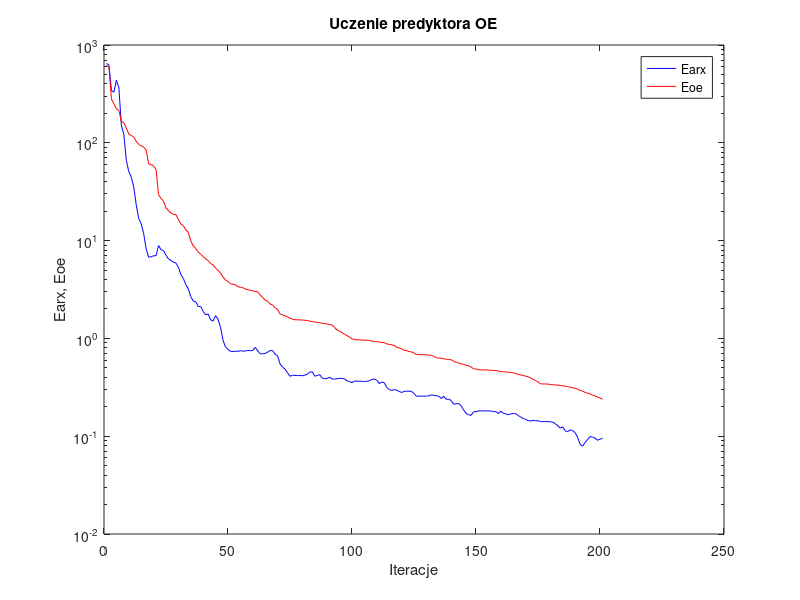
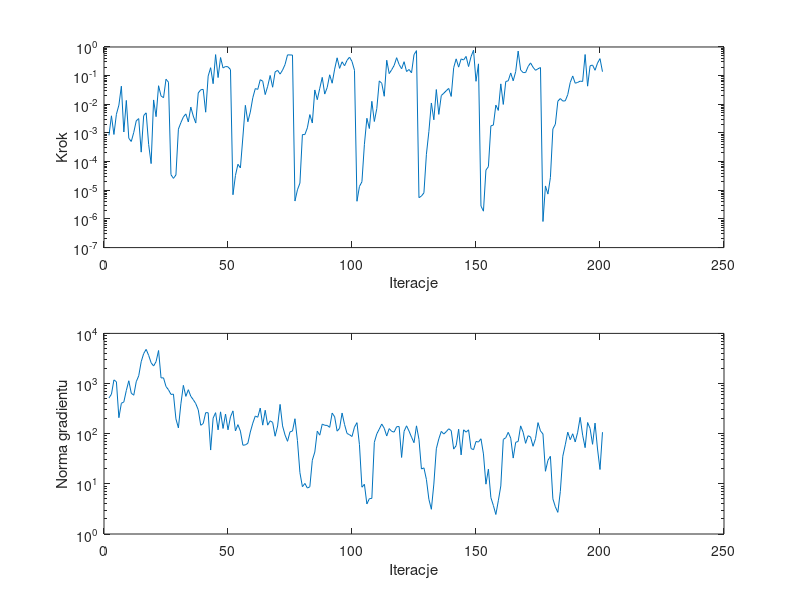

Recreate these plots in MATLAB, in order.
%uczenie predyktora oe
clear all;
n=0; farx(n+1)=6.473670e+002; foe(n+1)=6.172920e+002; wspucz(n+1)=0.000000e+000; ng(n+1)=0.000000e+000;
%odnowa zmiennej metryki
n=1; farx(n+1)=6.249839e+002; foe(n+1)=5.904052e+002; krok(n+1)=8.259539e-004; ng(n+1)=5.156282e+002;
n=2; farx(n+1)=3.412539e+002; foe(n+1)=2.790124e+002; krok(n+1)=3.965892e-003; ng(n+1)=6.129321e+002;
n=3; farx(n+1)=3.294726e+002; foe(n+1)=2.502995e+002; krok(n+1)=8.861138e-004; ng(n+1)=1.183013e+003;
n=4; farx(n+1)=4.371329e+002; foe(n+1)=2.236096e+002; krok(n+1)=4.494346e-003; ng(n+1)=1.084479e+003;
n=5; farx(n+1)=3.657115e+002; foe(n+1)=2.143537e+002; krok(n+1)=9.348086e-003; ng(n+1)=2.085326e+002;
n=6; farx(n+1)=1.511927e+002; foe(n+1)=1.651530e+002; krok(n+1)=4.284718e-002; ng(n+1)=4.041532e+002;
n=7; farx(n+1)=1.216703e+002; foe(n+1)=1.612507e+002; krok(n+1)=1.081070e-003; ng(n+1)=4.302362e+002;
n=8; farx(n+1)=6.612635e+001; foe(n+1)=1.415618e+002; krok(n+1)=1.366429e-002; ng(n+1)=7.277152e+002;
n=9; farx(n+1)=5.067688e+001; foe(n+1)=1.228503e+002; krok(n+1)=6.502194e-004; ng(n+1)=1.135961e+003;
n=10; farx(n+1)=4.450501e+001; foe(n+1)=1.187123e+002; krok(n+1)=5.047513e-004; ng(n+1)=6.412309e+002;
n=11; farx(n+1)=3.525002e+001; foe(n+1)=1.145975e+002; krok(n+1)=1.047905e-003; ng(n+1)=5.848638e+002;
n=12; farx(n+1)=2.320938e+001; foe(n+1)=1.034507e+002; krok(n+1)=2.647020e-003; ng(n+1)=1.086653e+003;
n=13; farx(n+1)=1.687884e+001; foe(n+1)=9.620339e+001; krok(n+1)=3.174920e-003; ng(n+1)=1.427914e+003;
n=14; farx(n+1)=1.485588e+001; foe(n+1)=9.326966e+001; krok(n+1)=2.141564e-004; ng(n+1)=2.730157e+003;
n=15; farx(n+1)=1.180882e+001; foe(n+1)=9.012001e+001; krok(n+1)=4.038012e-003; ng(n+1)=3.964615e+003;
n=16; farx(n+1)=8.211419e+000; foe(n+1)=8.421739e+001; krok(n+1)=5.038654e-003; ng(n+1)=4.802234e+003;
n=17; farx(n+1)=6.750099e+000; foe(n+1)=6.079396e+001; krok(n+1)=3.984182e-004; ng(n+1)=3.652130e+003;
n=18; farx(n+1)=6.843310e+000; foe(n+1)=6.009280e+001; krok(n+1)=8.528034e-005; ng(n+1)=2.598872e+003;
n=19; farx(n+1)=6.996396e+000; foe(n+1)=5.803115e+001; krok(n+1)=1.420161e-002; ng(n+1)=2.235085e+003;
n=20; farx(n+1)=7.018105e+000; foe(n+1)=5.311081e+001; krok(n+1)=3.698907e-003; ng(n+1)=2.740968e+003;
n=21; farx(n+1)=8.906501e+000; foe(n+1)=2.963213e+001; krok(n+1)=4.446078e-002; ng(n+1)=4.558432e+003;
n=22; farx(n+1)=8.074454e+000; foe(n+1)=2.682858e+001; krok(n+1)=1.955649e-002; ng(n+1)=1.296094e+003;
n=23; farx(n+1)=7.899595e+000; foe(n+1)=2.536983e+001; krok(n+1)=1.697325e-002; ng(n+1)=1.298613e+003;
n=24; farx(n+1)=7.069689e+000; foe(n+1)=2.159842e+001; krok(n+1)=7.508776e-002; ng(n+1)=8.720397e+002;
n=25; farx(n+1)=6.507587e+000; foe(n+1)=2.029391e+001; krok(n+1)=5.883374e-002; ng(n+1)=7.525619e+002;
%odnowa zmiennej metryki
n=26; farx(n+1)=6.237324e+000; foe(n+1)=1.918071e+001; krok(n+1)=3.502676e-005; ng(n+1)=6.068773e+002;
n=27; farx(n+1)=6.029151e+000; foe(n+1)=1.855219e+001; krok(n+1)=2.605170e-005; ng(n+1)=6.151223e+002;
n=28; farx(n+1)=5.894700e+000; foe(n+1)=1.841943e+001; krok(n+1)=3.415827e-005; ng(n+1)=1.974381e+002;
n=29; farx(n+1)=5.339612e+000; foe(n+1)=1.655775e+001; krok(n+1)=1.358387e-003; ng(n+1)=1.303780e+002;
n=30; farx(n+1)=4.506378e+000; foe(n+1)=1.476376e+001; krok(n+1)=2.293321e-003; ng(n+1)=3.942240e+002;
n=31; farx(n+1)=4.085131e+000; foe(n+1)=1.418299e+001; krok(n+1)=3.595805e-003; ng(n+1)=9.207722e+002;
n=32; farx(n+1)=3.557795e+000; foe(n+1)=1.290827e+001; krok(n+1)=4.620452e-003; ng(n+1)=5.549657e+002;
n=33; farx(n+1)=3.201054e+000; foe(n+1)=1.212286e+001; krok(n+1)=2.420827e-003; ng(n+1)=7.535697e+002;
n=34; farx(n+1)=2.673277e+000; foe(n+1)=9.912065e+000; krok(n+1)=8.009570e-003; ng(n+1)=5.559047e+002;
n=35; farx(n+1)=2.401559e+000; foe(n+1)=8.796984e+000; krok(n+1)=3.883641e-003; ng(n+1)=4.768373e+002;
n=36; farx(n+1)=2.365383e+000; foe(n+1)=8.296899e+000; krok(n+1)=2.216378e-003; ng(n+1)=3.971761e+002;
n=37; farx(n+1)=2.117743e+000; foe(n+1)=7.653763e+000; krok(n+1)=2.476948e-002; ng(n+1)=2.999494e+002;
n=38; farx(n+1)=2.119465e+000; foe(n+1)=7.256071e+000; krok(n+1)=3.209254e-002; ng(n+1)=1.473387e+002;
n=39; farx(n+1)=1.883094e+000; foe(n+1)=6.867005e+000; krok(n+1)=3.320390e-002; ng(n+1)=1.592474e+002;
n=40; farx(n+1)=1.741885e+000; foe(n+1)=6.524110e+000; krok(n+1)=5.303205e-003; ng(n+1)=2.628754e+002;
n=41; farx(n+1)=1.778951e+000; foe(n+1)=6.259856e+000; krok(n+1)=9.656284e-002; ng(n+1)=2.615959e+002;
n=42; farx(n+1)=1.547381e+000; foe(n+1)=5.829712e+000; krok(n+1)=1.892883e-001; ng(n+1)=4.721439e+001;
n=43; farx(n+1)=1.503515e+000; foe(n+1)=5.647833e+000; krok(n+1)=5.235740e-002; ng(n+1)=2.043929e+002;
n=44; farx(n+1)=1.707962e+000; foe(n+1)=5.243129e+000; krok(n+1)=5.419562e-001; ng(n+1)=2.626866e+002;
n=45; farx(n+1)=1.566490e+000; foe(n+1)=4.968321e+000; krok(n+1)=8.571529e-002; ng(n+1)=1.193466e+002;
n=46; farx(n+1)=1.297463e+000; foe(n+1)=4.650986e+000; krok(n+1)=4.288049e-001; ng(n+1)=2.726113e+002;
n=47; farx(n+1)=9.566713e-001; foe(n+1)=4.241928e+000; krok(n+1)=1.853482e-001; ng(n+1)=1.271737e+002;
n=48; farx(n+1)=8.144118e-001; foe(n+1)=3.956934e+000; krok(n+1)=2.085241e-001; ng(n+1)=2.465568e+002;
n=49; farx(n+1)=7.713970e-001; foe(n+1)=3.819143e+000; krok(n+1)=2.032965e-001; ng(n+1)=1.195168e+002;
n=50; farx(n+1)=7.370671e-001; foe(n+1)=3.618733e+000; krok(n+1)=1.627922e-001; ng(n+1)=2.165227e+002;
%odnowa zmiennej metryki
n=51; farx(n+1)=7.362981e-001; foe(n+1)=3.582441e+000; krok(n+1)=6.986434e-006; ng(n+1)=2.851135e+002;
n=52; farx(n+1)=7.379580e-001; foe(n+1)=3.537039e+000; krok(n+1)=3.282104e-005; ng(n+1)=1.135316e+002;
n=53; farx(n+1)=7.370703e-001; foe(n+1)=3.383272e+000; krok(n+1)=8.074766e-005; ng(n+1)=1.515083e+002;
n=54; farx(n+1)=7.489880e-001; foe(n+1)=3.330076e+000; krok(n+1)=6.013826e-005; ng(n+1)=1.126503e+002;
n=55; farx(n+1)=7.421305e-001; foe(n+1)=3.296372e+000; krok(n+1)=7.209870e-004; ng(n+1)=5.891905e+001;
n=56; farx(n+1)=7.424682e-001; foe(n+1)=3.193996e+000; krok(n+1)=9.210884e-003; ng(n+1)=5.981133e+001;
n=57; farx(n+1)=7.545535e-001; foe(n+1)=3.148748e+000; krok(n+1)=2.458210e-003; ng(n+1)=6.434149e+001;
n=58; farx(n+1)=7.472221e-001; foe(n+1)=3.102045e+000; krok(n+1)=5.368339e-003; ng(n+1)=1.080547e+002;
n=59; farx(n+1)=7.529365e-001; foe(n+1)=3.067500e+000; krok(n+1)=1.693613e-002; ng(n+1)=1.622509e+002;
n=60; farx(n+1)=8.095288e-001; foe(n+1)=3.017461e+000; krok(n+1)=3.535818e-002; ng(n+1)=2.249715e+002;
n=61; farx(n+1)=7.458753e-001; foe(n+1)=2.997272e+000; krok(n+1)=3.320390e-002; ng(n+1)=2.130086e+002;
n=62; farx(n+1)=6.966835e-001; foe(n+1)=2.763936e+000; krok(n+1)=7.215303e-002; ng(n+1)=3.245350e+002;
n=63; farx(n+1)=6.967951e-001; foe(n+1)=2.621429e+000; krok(n+1)=6.402713e-002; ng(n+1)=1.481552e+002;
n=64; farx(n+1)=7.019661e-001; foe(n+1)=2.465254e+000; krok(n+1)=2.183177e-002; ng(n+1)=2.934429e+002;
n=65; farx(n+1)=7.238747e-001; foe(n+1)=2.406099e+000; krok(n+1)=4.254539e-002; ng(n+1)=1.480754e+002;
n=66; farx(n+1)=7.519745e-001; foe(n+1)=2.243534e+000; krok(n+1)=1.015974e-001; ng(n+1)=1.805813e+002;
n=67; farx(n+1)=7.500292e-001; foe(n+1)=2.198183e+000; krok(n+1)=3.941187e-002; ng(n+1)=1.677483e+002;
n=68; farx(n+1)=6.874586e-001; foe(n+1)=2.059730e+000; krok(n+1)=1.350958e-001; ng(n+1)=8.905058e+001;
n=69; farx(n+1)=6.641638e-001; foe(n+1)=1.975606e+000; krok(n+1)=1.532184e-001; ng(n+1)=1.424826e+002;
n=70; farx(n+1)=5.463320e-001; foe(n+1)=1.780822e+000; krok(n+1)=1.134226e-001; ng(n+1)=3.838740e+002;
n=71; farx(n+1)=5.104627e-001; foe(n+1)=1.738000e+000; krok(n+1)=1.559050e-001; ng(n+1)=1.429638e+002;
n=72; farx(n+1)=4.841147e-001; foe(n+1)=1.698110e+000; krok(n+1)=2.442288e-001; ng(n+1)=9.417592e+001;
n=73; farx(n+1)=4.452937e-001; foe(n+1)=1.657423e+000; krok(n+1)=5.312625e-001; ng(n+1)=7.051921e+001;
n=74; farx(n+1)=4.095407e-001; foe(n+1)=1.611214e+000; krok(n+1)=5.271762e-001; ng(n+1)=1.087826e+002;
n=75; farx(n+1)=4.198327e-001; foe(n+1)=1.571563e+000; krok(n+1)=5.231840e-001; ng(n+1)=1.130107e+002;
%odnowa zmiennej metryki
n=76; farx(n+1)=4.184594e-001; foe(n+1)=1.553340e+000; krok(n+1)=4.211819e-006; ng(n+1)=1.987527e+002;
n=77; farx(n+1)=4.170971e-001; foe(n+1)=1.548145e+000; krok(n+1)=1.038706e-005; ng(n+1)=7.279442e+001;
n=78; farx(n+1)=4.171288e-001; foe(n+1)=1.547836e+000; krok(n+1)=1.777520e-005; ng(n+1)=1.672663e+001;
n=79; farx(n+1)=4.149156e-001; foe(n+1)=1.542097e+000; krok(n+1)=8.790130e-004; ng(n+1)=8.775096e+000;
n=80; farx(n+1)=4.222944e-001; foe(n+1)=1.533352e+000; krok(n+1)=8.790130e-004; ng(n+1)=1.019938e+001;
n=81; farx(n+1)=4.298606e-001; foe(n+1)=1.523165e+000; krok(n+1)=1.511984e-003; ng(n+1)=8.242422e+000;
n=82; farx(n+1)=4.543830e-001; foe(n+1)=1.498086e+000; krok(n+1)=4.375565e-003; ng(n+1)=8.749425e+000;
n=83; farx(n+1)=4.533489e-001; foe(n+1)=1.490399e+000; krok(n+1)=2.223715e-003; ng(n+1)=2.959131e+001;
n=84; farx(n+1)=4.111227e-001; foe(n+1)=1.466130e+000; krok(n+1)=3.172714e-002; ng(n+1)=4.309719e+001;
n=85; farx(n+1)=4.170891e-001; foe(n+1)=1.461499e+000; krok(n+1)=1.450364e-002; ng(n+1)=1.123050e+002;
n=86; farx(n+1)=4.261370e-001; foe(n+1)=1.446201e+000; krok(n+1)=3.616714e-002; ng(n+1)=9.346946e+001;
n=87; farx(n+1)=3.926158e-001; foe(n+1)=1.427730e+000; krok(n+1)=8.693674e-002; ng(n+1)=1.553729e+002;
n=88; farx(n+1)=3.866808e-001; foe(n+1)=1.415354e+000; krok(n+1)=2.272397e-002; ng(n+1)=1.471562e+002;
n=89; farx(n+1)=3.899134e-001; foe(n+1)=1.403602e+000; krok(n+1)=3.864513e-002; ng(n+1)=1.463446e+002;
n=90; farx(n+1)=4.004751e-001; foe(n+1)=1.378255e+000; krok(n+1)=1.071906e-001; ng(n+1)=1.339210e+002;
n=91; farx(n+1)=3.843173e-001; foe(n+1)=1.369974e+000; krok(n+1)=5.440189e-002; ng(n+1)=2.576949e+002;
n=92; farx(n+1)=3.833118e-001; foe(n+1)=1.295094e+000; krok(n+1)=1.686145e-001; ng(n+1)=2.173252e+002;
n=93; farx(n+1)=3.872148e-001; foe(n+1)=1.214115e+000; krok(n+1)=4.188878e-001; ng(n+1)=1.124740e+002;
n=94; farx(n+1)=3.903250e-001; foe(n+1)=1.183521e+000; krok(n+1)=1.794664e-001; ng(n+1)=1.282066e+002;
n=95; farx(n+1)=3.900690e-001; foe(n+1)=1.142455e+000; krok(n+1)=3.041953e-001; ng(n+1)=2.585324e+002;
n=96; farx(n+1)=3.864947e-001; foe(n+1)=1.101998e+000; krok(n+1)=2.214588e-001; ng(n+1)=1.520687e+002;
n=97; farx(n+1)=3.671648e-001; foe(n+1)=1.069218e+000; krok(n+1)=3.427774e-001; ng(n+1)=1.009597e+002;
n=98; farx(n+1)=3.629863e-001; foe(n+1)=1.028703e+000; krok(n+1)=4.429176e-001; ng(n+1)=9.563069e+001;
n=99; farx(n+1)=3.530225e-001; foe(n+1)=9.888296e-001; krok(n+1)=3.114411e-001; ng(n+1)=8.782402e+001;
n=100; farx(n+1)=3.667527e-001; foe(n+1)=9.765720e-001; krok(n+1)=1.538927e-001; ng(n+1)=1.353517e+002;
%odnowa zmiennej metryki
n=101; farx(n+1)=3.659034e-001; foe(n+1)=9.677723e-001; krok(n+1)=4.137357e-006; ng(n+1)=1.660298e+002;
n=102; farx(n+1)=3.649046e-001; foe(n+1)=9.635028e-001; krok(n+1)=1.360069e-005; ng(n+1)=6.059648e+001;
n=103; farx(n+1)=3.646949e-001; foe(n+1)=9.633581e-001; krok(n+1)=1.976919e-005; ng(n+1)=8.566937e+000;
n=104; farx(n+1)=3.624841e-001; foe(n+1)=9.608689e-001; krok(n+1)=4.015818e-004; ng(n+1)=9.821213e+000;
n=105; farx(n+1)=3.641512e-001; foe(n+1)=9.570890e-001; krok(n+1)=3.255599e-003; ng(n+1)=3.971448e+000;
n=106; farx(n+1)=3.689617e-001; foe(n+1)=9.548916e-001; krok(n+1)=1.427772e-003; ng(n+1)=5.067286e+000;
n=107; farx(n+1)=3.798112e-001; foe(n+1)=9.367788e-001; krok(n+1)=1.270603e-002; ng(n+1)=5.126862e+000;
n=108; farx(n+1)=3.843484e-001; foe(n+1)=9.309474e-001; krok(n+1)=2.511123e-003; ng(n+1)=6.733349e+001;
n=109; farx(n+1)=3.737917e-001; foe(n+1)=9.247873e-001; krok(n+1)=7.117955e-003; ng(n+1)=9.916305e+001;
n=110; farx(n+1)=3.444214e-001; foe(n+1)=9.186592e-001; krok(n+1)=6.539800e-002; ng(n+1)=1.234669e+002;
n=111; farx(n+1)=3.586089e-001; foe(n+1)=9.081992e-001; krok(n+1)=5.405940e-002; ng(n+1)=1.560401e+002;
n=112; farx(n+1)=3.517050e-001; foe(n+1)=9.054613e-001; krok(n+1)=1.907005e-002; ng(n+1)=1.283617e+002;
n=113; farx(n+1)=3.154238e-001; foe(n+1)=8.798461e-001; krok(n+1)=3.446734e-001; ng(n+1)=8.983047e+001;
n=114; farx(n+1)=2.998919e-001; foe(n+1)=8.679335e-001; krok(n+1)=1.176675e-001; ng(n+1)=1.263844e+002;
n=115; farx(n+1)=2.937179e-001; foe(n+1)=8.611252e-001; krok(n+1)=1.607119e-001; ng(n+1)=1.113287e+002;
n=116; farx(n+1)=2.996548e-001; foe(n+1)=8.496478e-001; krok(n+1)=2.278082e-001; ng(n+1)=1.078353e+002;
n=117; farx(n+1)=2.963030e-001; foe(n+1)=8.107353e-001; krok(n+1)=4.228884e-001; ng(n+1)=1.379117e+002;
n=118; farx(n+1)=2.868376e-001; foe(n+1)=7.992810e-001; krok(n+1)=2.448082e-001; ng(n+1)=1.388481e+002;
n=119; farx(n+1)=2.798844e-001; foe(n+1)=7.816744e-001; krok(n+1)=1.732520e-001; ng(n+1)=3.360376e+001;
n=120; farx(n+1)=2.869721e-001; foe(n+1)=7.552631e-001; krok(n+1)=3.064368e-001; ng(n+1)=1.115550e+002;
n=121; farx(n+1)=2.888179e-001; foe(n+1)=7.487665e-001; krok(n+1)=1.389210e-001; ng(n+1)=1.437055e+002;
n=122; farx(n+1)=2.882373e-001; foe(n+1)=7.353258e-001; krok(n+1)=1.641051e-001; ng(n+1)=1.125300e+002;
n=123; farx(n+1)=2.878518e-001; foe(n+1)=7.270715e-001; krok(n+1)=1.253365e-001; ng(n+1)=8.542286e+001;
n=124; farx(n+1)=2.729818e-001; foe(n+1)=7.095841e-001; krok(n+1)=5.386904e-001; ng(n+1)=6.615607e+001;
n=125; farx(n+1)=2.565843e-001; foe(n+1)=6.855136e-001; krok(n+1)=7.461831e-001; ng(n+1)=1.433726e+002;
%odnowa zmiennej metryki
n=126; farx(n+1)=2.569477e-001; foe(n+1)=6.822551e-001; krok(n+1)=5.530601e-006; ng(n+1)=7.700084e+001;
n=127; farx(n+1)=2.570233e-001; foe(n+1)=6.819871e-001; krok(n+1)=6.273370e-006; ng(n+1)=1.976514e+001;
n=128; farx(n+1)=2.571785e-001; foe(n+1)=6.815588e-001; krok(n+1)=8.151193e-006; ng(n+1)=2.083628e+001;
n=129; farx(n+1)=2.570862e-001; foe(n+1)=6.775240e-001; krok(n+1)=1.802468e-004; ng(n+1)=1.227379e+001;
n=130; farx(n+1)=2.588212e-001; foe(n+1)=6.757666e-001; krok(n+1)=1.131319e-003; ng(n+1)=4.924320e+000;
n=131; farx(n+1)=2.653150e-001; foe(n+1)=6.699631e-001; krok(n+1)=1.111520e-002; ng(n+1)=3.110169e+000;
n=132; farx(n+1)=2.612028e-001; foe(n+1)=6.561400e-001; krok(n+1)=2.883948e-003; ng(n+1)=9.904761e+000;
n=133; farx(n+1)=2.591717e-001; foe(n+1)=6.330175e-001; krok(n+1)=3.272372e-002; ng(n+1)=5.005545e+001;
n=134; farx(n+1)=2.567192e-001; foe(n+1)=6.310492e-001; krok(n+1)=4.447430e-003; ng(n+1)=7.871563e+001;
n=135; farx(n+1)=2.428106e-001; foe(n+1)=6.265590e-001; krok(n+1)=2.025137e-002; ng(n+1)=1.112539e+002;
n=136; farx(n+1)=2.559005e-001; foe(n+1)=6.192764e-001; krok(n+1)=2.429096e-002; ng(n+1)=9.847546e+001;
n=137; farx(n+1)=2.380389e-001; foe(n+1)=6.133145e-001; krok(n+1)=2.972664e-002; ng(n+1)=1.097107e+002;
n=138; farx(n+1)=2.394822e-001; foe(n+1)=6.083412e-001; krok(n+1)=3.585583e-002; ng(n+1)=1.252480e+002;
n=139; farx(n+1)=2.312842e-001; foe(n+1)=6.052011e-001; krok(n+1)=1.881038e-002; ng(n+1)=1.152799e+002;
n=140; farx(n+1)=2.125495e-001; foe(n+1)=5.811352e-001; krok(n+1)=1.892883e-001; ng(n+1)=4.929093e+001;
n=141; farx(n+1)=2.149533e-001; foe(n+1)=5.694437e-001; krok(n+1)=3.854790e-001; ng(n+1)=5.797462e+001;
n=142; farx(n+1)=2.156667e-001; foe(n+1)=5.590104e-001; krok(n+1)=1.981883e-001; ng(n+1)=1.228748e+002;
n=143; farx(n+1)=2.047307e-001; foe(n+1)=5.495710e-001; krok(n+1)=3.838379e-001; ng(n+1)=3.777304e+001;
n=144; farx(n+1)=1.857244e-001; foe(n+1)=5.411381e-001; krok(n+1)=3.510640e-001; ng(n+1)=1.194659e+002;
n=145; farx(n+1)=1.713608e-001; foe(n+1)=5.323672e-001; krok(n+1)=4.686024e-001; ng(n+1)=1.073709e+002;
n=146; farx(n+1)=1.655695e-001; foe(n+1)=5.249951e-001; krok(n+1)=2.075249e-001; ng(n+1)=1.194304e+002;
n=147; farx(n+1)=1.630873e-001; foe(n+1)=5.098475e-001; krok(n+1)=4.590250e-001; ng(n+1)=5.057243e+001;
n=148; farx(n+1)=1.777073e-001; foe(n+1)=4.889741e-001; krok(n+1)=7.739151e-001; ng(n+1)=4.804523e+001;
n=149; farx(n+1)=1.781986e-001; foe(n+1)=4.860736e-001; krok(n+1)=6.345766e-002; ng(n+1)=7.005757e+001;
n=150; farx(n+1)=1.815274e-001; foe(n+1)=4.779200e-001; krok(n+1)=2.577747e-001; ng(n+1)=6.812995e+001;
%odnowa zmiennej metryki
n=151; farx(n+1)=1.816047e-001; foe(n+1)=4.764772e-001; krok(n+1)=2.822700e-006; ng(n+1)=7.925452e+001;
n=152; farx(n+1)=1.816144e-001; foe(n+1)=4.762655e-001; krok(n+1)=1.865685e-006; ng(n+1)=3.950747e+001;
n=153; farx(n+1)=1.814093e-001; foe(n+1)=4.759095e-001; krok(n+1)=5.062882e-005; ng(n+1)=9.856885e+000;
n=154; farx(n+1)=1.814783e-001; foe(n+1)=4.741022e-001; krok(n+1)=6.703667e-005; ng(n+1)=1.965974e+001;
n=155; farx(n+1)=1.810054e-001; foe(n+1)=4.715809e-001; krok(n+1)=1.772228e-003; ng(n+1)=5.316641e+000;
n=156; farx(n+1)=1.781779e-001; foe(n+1)=4.699175e-001; krok(n+1)=1.881412e-003; ng(n+1)=3.706830e+000;
n=157; farx(n+1)=1.783069e-001; foe(n+1)=4.683386e-001; krok(n+1)=9.393654e-003; ng(n+1)=2.449837e+000;
n=158; farx(n+1)=1.706959e-001; foe(n+1)=4.662925e-001; krok(n+1)=6.113282e-003; ng(n+1)=4.600200e+000;
n=159; farx(n+1)=1.802487e-001; foe(n+1)=4.562819e-001; krok(n+1)=5.157588e-002; ng(n+1)=9.083323e+000;
n=160; farx(n+1)=1.715076e-001; foe(n+1)=4.555499e-001; krok(n+1)=9.899545e-003; ng(n+1)=7.687231e+001;
n=161; farx(n+1)=1.695128e-001; foe(n+1)=4.542489e-001; krok(n+1)=6.240867e-002; ng(n+1)=8.313237e+001;
n=162; farx(n+1)=1.655340e-001; foe(n+1)=4.511361e-001; krok(n+1)=6.601690e-002; ng(n+1)=1.064964e+002;
n=163; farx(n+1)=1.690379e-001; foe(n+1)=4.478811e-001; krok(n+1)=1.242132e-001; ng(n+1)=8.148571e+001;
n=164; farx(n+1)=1.708037e-001; foe(n+1)=4.449813e-001; krok(n+1)=6.602029e-002; ng(n+1)=3.265315e+001;
n=165; farx(n+1)=1.698453e-001; foe(n+1)=4.373846e-001; krok(n+1)=1.380129e-001; ng(n+1)=6.730765e+001;
n=166; farx(n+1)=1.628100e-001; foe(n+1)=4.291832e-001; krok(n+1)=7.203499e-001; ng(n+1)=7.005698e+001;
n=167; farx(n+1)=1.573312e-001; foe(n+1)=4.233039e-001; krok(n+1)=1.573255e-001; ng(n+1)=1.432960e+002;
n=168; farx(n+1)=1.516635e-001; foe(n+1)=4.184552e-001; krok(n+1)=1.280543e-001; ng(n+1)=1.068594e+002;
n=169; farx(n+1)=1.487767e-001; foe(n+1)=4.104595e-001; krok(n+1)=1.281531e-001; ng(n+1)=6.426910e+001;
n=170; farx(n+1)=1.442877e-001; foe(n+1)=4.057214e-001; krok(n+1)=2.075249e-001; ng(n+1)=9.112747e+001;
n=171; farx(n+1)=1.429832e-001; foe(n+1)=3.934646e-001; krok(n+1)=2.785672e-001; ng(n+1)=8.614300e+001;
n=172; farx(n+1)=1.454160e-001; foe(n+1)=3.808604e-001; krok(n+1)=1.961845e-001; ng(n+1)=5.609481e+001;
n=173; farx(n+1)=1.437823e-001; foe(n+1)=3.698638e-001; krok(n+1)=1.536116e-001; ng(n+1)=7.957387e+001;
n=174; farx(n+1)=1.441550e-001; foe(n+1)=3.586350e-001; krok(n+1)=1.738735e-001; ng(n+1)=1.663230e+002;
n=175; farx(n+1)=1.410436e-001; foe(n+1)=3.432571e-001; krok(n+1)=1.919189e-001; ng(n+1)=1.135094e+002;
%odnowa zmiennej metryki
n=176; farx(n+1)=1.410693e-001; foe(n+1)=3.424884e-001; krok(n+1)=8.143365e-007; ng(n+1)=9.890506e+001;
n=177; farx(n+1)=1.411679e-001; foe(n+1)=3.420926e-001; krok(n+1)=1.416371e-005; ng(n+1)=1.781705e+001;
n=178; farx(n+1)=1.410963e-001; foe(n+1)=3.414589e-001; krok(n+1)=7.359141e-006; ng(n+1)=2.942773e+001;
n=179; farx(n+1)=1.402303e-001; foe(n+1)=3.378403e-001; krok(n+1)=2.780862e-005; ng(n+1)=3.540152e+001;
n=180; farx(n+1)=1.390658e-001; foe(n+1)=3.358817e-001; krok(n+1)=1.387045e-003; ng(n+1)=5.020411e+000;
n=181; farx(n+1)=1.339245e-001; foe(n+1)=3.343246e-001; krok(n+1)=2.018307e-003; ng(n+1)=3.481624e+000;
n=182; farx(n+1)=1.278786e-001; foe(n+1)=3.331205e-001; krok(n+1)=1.285709e-002; ng(n+1)=2.702128e+000;
n=183; farx(n+1)=1.209274e-001; foe(n+1)=3.299725e-001; krok(n+1)=1.586357e-002; ng(n+1)=7.031312e+000;
n=184; farx(n+1)=1.248842e-001; foe(n+1)=3.274022e-001; krok(n+1)=1.299379e-002; ng(n+1)=3.556452e+001;
n=185; farx(n+1)=1.128520e-001; foe(n+1)=3.243561e-001; krok(n+1)=1.321526e-002; ng(n+1)=6.016949e+001;
n=186; farx(n+1)=1.115319e-001; foe(n+1)=3.207473e-001; krok(n+1)=2.191235e-002; ng(n+1)=1.072945e+002;
n=187; farx(n+1)=1.163588e-001; foe(n+1)=3.166299e-001; krok(n+1)=5.793922e-002; ng(n+1)=7.587582e+001;
n=188; farx(n+1)=1.138547e-001; foe(n+1)=3.132181e-001; krok(n+1)=9.759878e-002; ng(n+1)=9.965665e+001;
n=189; farx(n+1)=1.083085e-001; foe(n+1)=3.086471e-001; krok(n+1)=5.440189e-002; ng(n+1)=6.845631e+001;
n=190; farx(n+1)=9.685595e-002; foe(n+1)=3.029370e-001; krok(n+1)=5.801457e-002; ng(n+1)=1.070664e+002;
n=191; farx(n+1)=8.257943e-002; foe(n+1)=2.927890e-001; krok(n+1)=6.442938e-002; ng(n+1)=2.117766e+002;
n=192; farx(n+1)=7.907177e-002; foe(n+1)=2.899123e-001; krok(n+1)=6.259203e-002; ng(n+1)=9.359138e+001;
n=193; farx(n+1)=8.647743e-002; foe(n+1)=2.799797e-001; krok(n+1)=5.461275e-001; ng(n+1)=5.266699e+001;
n=194; farx(n+1)=9.269157e-002; foe(n+1)=2.756367e-001; krok(n+1)=4.294671e-002; ng(n+1)=1.672315e+002;
n=195; farx(n+1)=9.922638e-002; foe(n+1)=2.698534e-001; krok(n+1)=2.205796e-001; ng(n+1)=1.270616e+002;
n=196; farx(n+1)=9.759013e-002; foe(n+1)=2.631844e-001; krok(n+1)=2.343012e-001; ng(n+1)=6.145284e+001;
n=197; farx(n+1)=9.547534e-002; foe(n+1)=2.581409e-001; krok(n+1)=1.538927e-001; ng(n+1)=1.627460e+002;
n=198; farx(n+1)=9.088852e-002; foe(n+1)=2.511608e-001; krok(n+1)=2.745822e-001; ng(n+1)=4.954689e+001;
n=199; farx(n+1)=9.322942e-002; foe(n+1)=2.455131e-001; krok(n+1)=3.923690e-001; ng(n+1)=1.932615e+001;
n=200; farx(n+1)=9.535185e-002; foe(n+1)=2.387896e-001; krok(n+1)=1.372747e-001; ng(n+1)=1.071875e+002;

figure; semilogy(farx,'b'); hold on; semilogy(foe,'r'); xlabel('Iteracje'); ylabel('Earx, Eoe'); legend('Earx','Eoe'); title('Uczenie predyktora OE');
figure; subplot(2,1,1); semilogy(krok); xlabel('Iteracje'); ylabel('Krok');
subplot(2,1,2); semilogy(ng); xlabel('Iteracje'); ylabel('Norma gradientu');
Earx=farx(n+1)
Eoe=foe(n+1)
